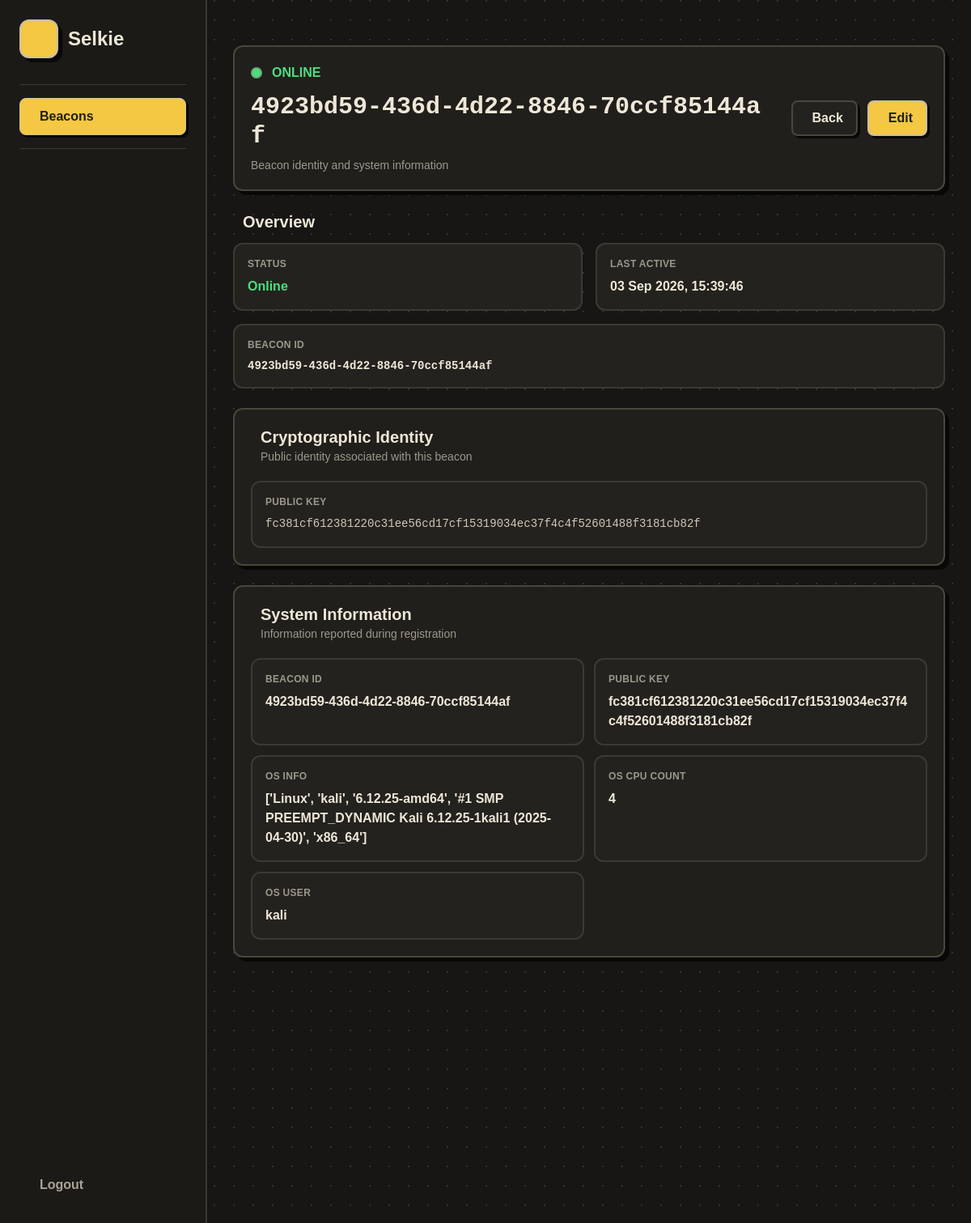
The app's page /dashboard/beacons/4923bd59-436d-4d22-8846-70ccf85144af with its own data.
### db_manager.py (models this page shows)
class Base(DeclarativeBase):
    pass

class Beacon(Base):
    __tablename__ = "beacons"
    id: Mapped[str] = mapped_column(String, primary_key=True)
    public_key: Mapped[str] = mapped_column(String)
    system_info: Mapped[str] = mapped_column(JSON)
    registered_at: Mapped[datetime] = mapped_column(DateTime)
    last_active: Mapped[datetime] = mapped_column(DateTime)
    status: Mapped[str] = mapped_column(String, default="offline")

### dashboard.py (the view)
@dashboard.route("/beacons/<beacon_id>")
def beacon_details(beacon_id):
    with get_session() as session:
        beacon = session.query(Beacon).filter_by(id=beacon_id).first()
        if not beacon:
            return "Beacon not found", 404
        system_info = beacon.system_info
        json_system_info = json.loads(system_info)
        print("TYPE:", type(json_system_info))
        print("VALUE:", repr(beacon.system_info))
    return render_template(
        "beacon_details.html",
        beacon=beacon,
        system_info=json_system_info
    )

### db_manager.py (called while the page is built)
def get_session():
    return Session(engine)

### templates/beacon_details.html (shortened to what this page needs)
{% extends "base.html" %}
{% block content %}
<div class="min-h-screen w-full px-5 pb-8">
    <main class="w-full mx-auto">
        <section class="retro-card rounded-xl p-5 mb-6">
            <div class="flex flex-col md:flex-row
                            md:items-center
                            md:justify-between gap-5">
                <div class="min-w-0">
                    <div class="flex items-center gap-3 mb-3">
                        {% if beacon.status == "online" %}
                        <span class="w-3.5 h-3.5 rounded-full
                                           bg-green-400
                                           border-2 border-[#6fa879]"></span>
                        <span class="font-black text-green-400">
                            ONLINE
                        </span>
                        {% endif %}
                    </div>
                    <h2 class="text-2xl sm:text-3xl
                                   font-black break-all mono">
                        {{ beacon.id }}
                    </h2>
                    <p class="text-sm muted mt-2">
                        Beacon identity and system information
                    </p>
                </div>
                <div class="flex gap-3 shrink-0">
                    <a href="{{ url_for('dashboard.beacons') }}" class="secondary-btn rounded-lg px-4 py-2
                                   font-bold flex items-center gap-2">
                        Back
                    </a>
                    <a href="{{ url_for('dashboard.edit_beacon', beacon_id=beacon.id) }}" class="retro-btn rounded-lg px-4 py-2
                                   font-bold flex items-center gap-2">
                        Edit
                    </a>
                </div>
            </div>
        </section>
        <section class="mb-6">
            <div class="flex items-center gap-3 mb-3">
                <h3 class="section-title text-xl font-black">
                    Overview
                </h3>
            </div>
            <div class="grid grid-cols-1 md:grid-cols-2
                            xl:grid-cols-3 gap-4">
                <div class="info-row rounded-xl p-4">
                    <div class="text-xs font-bold uppercase
                                    tracking-wide muted">
                        Status
                    </div>
                    <div class="mt-2 font-black">
                        {% if beacon.status == "online" %}
                        <span class="text-green-400">
                            Online
                        </span>
                        {% else %}
                        <span class="text-red-400">
                            Offline
                        </span>
                        {% endif %}
                    </div>
                </div>
                <div class="info-row rounded-xl p-4">
                    <div class="text-xs font-bold uppercase
                                    tracking-wide muted">
                        Last Active
                    </div>
                    <div class="mt-2 font-black">
                        {% if beacon.last_active %}
                        {{ beacon.last_active.strftime(
                        "%d %b %Y, %H:%M:%S"
                        ) }}
                        {% else %}
                        <span class="muted">
                            Never
                        </span>
                        {% endif %}
                    </div>
                </div>
                <div class="info-row rounded-xl p-4
                                md:col-span-2 xl:col-span-1">
                    <div class="text-xs font-bold uppercase
                                    tracking-wide muted">
                        Beacon ID
                    </div>
                    <div class="mt-2 font-black mono
                                    text-sm break-all">
                        {{ beacon.id }}
                    </div>
                </div>
            </div>
        </section>
        <section class="retro-card rounded-xl p-5 mb-6">
            <div class="flex items-center gap-3 mb-5">
                <div>
                    <h3 class="text-xl font-black">
                        Cryptographic Identity
                    </h3>
                    <p class="text-sm muted">
                        Public identity associated with this beacon
                    </p>
                </div>
            </div>
            <div class="info-row rounded-xl p-4">
                <div class="text-xs font-bold uppercase
                                tracking-wide muted mb-2">
                    Public Key
                </div>
                <div class="mono text-sm break-all
                                text-[#cfc7b7] leading-relaxed">
                    {% if beacon.public_key %}
                    {{ beacon.public_key }}
                    {% else %}
                    <span class="muted">
                        No public key available
                    </span>
                    {% endif %}
                </div>
            </div>
        </section>
        <section class="retro-card rounded-xl p-5">
            <div class="flex items-center gap-3 mb-5">
                <div>
                    <h3 class="text-xl font-black">
                        System Information
                    </h3>
                    <p class="text-sm muted">
                        Information reported during registration
                    </p>
                </div>
            </div>
            {% if system_info %}
            <div class="grid grid-cols-1 md:grid-cols-2
                                gap-3">
                {% for key, value in system_info.items() %}
                <div class="info-row rounded-xl p-4">
                    <div class="text-xs font-bold
                                            uppercase tracking-wide
                                            muted mb-2">
                        {{ key | replace("_", " ") }}
                    </div>
                    <div class="font-bold break-words">
                        {{ value }}
                    </div>
                </div>
                {% endfor %}
            </div>
            {% endif %}
        </section>
    </main>
</div>
{% endblock %}

### templates/base.html (shortened to what this page needs)
<!DOCTYPE html>
<html lang="en">
<head>
    <script src="https://cdn.tailwindcss.com"></script>
</head>
<body class="min-h-screen">
    <aside class="sidebar fixed inset-y-0 left-0
               hidden lg:flex
               w-64
               p-6
               flex-col">
        <a href="/" class="flex items-center gap-3">
            <div class="logo-box
                       w-12 h-12
                       rounded-xl
                       flex items-center justify-center
                       shrink-0">
            </div>
            <span class="text-2xl font-black">
                Selkie
            </span>
        </a>
        <nav class="sidebar-nav mt-8 py-4">
            <a href="{{ url_for('dashboard.beacons') }}" class="sidebar-link
                       rounded-lg
                       px-3 py-2.5
                       flex items-center gap-3
                       font-bold
                       {% if request.endpoint in [
                           'dashboard.beacons',
                           'dashboard.beacon_details',
                           'dashboard.edit_beacon'
                       ] %}
                           active
                       {% endif %}">
                <span>
                    Beacons
                </span>
            </a>
        </nav>
        <div class="mt-auto pt-5">
            <a href="/auth/logout" class="sidebar-link
                       rounded-lg
                       px-3 py-2.5
                       flex items-center gap-3
                       font-bold">
                <span>
                    Logout
                </span>
            </a>
        </div>
    </aside>
    <div class="lg:ml-64 min-h-screen">
        <main class="px-3 pb-8 pt-6 ">
            {% block content %}{% endblock %}
        </main>
    </div>
</body>
</html>

### templates/base.html (style rules this page uses)
body { background: #171614; background-image: radial-gradient(circle at 1px 1px, #353129 1px, transparent 0); background-size: 24px 24px; font-family: "Trebuchet MS", sans-serif; color: #eee7d8; }
.retro-card { background: #211f1b; border: 2px solid #4b463c; box-shadow: 5px 5px 0 #080808; }
.retro-btn { background: #f4c842; color: #201f1b; border: 2px solid #c9bfa9; box-shadow: 3px 3px 0 #080808; transition: .12s; }
.secondary-btn { background: #24221e; color: #eee7d8; border: 2px solid #4b463c; box-shadow: 3px 3px 0 #080808; transition: .12s; }
.info-row { background: #24221e; border: 2px solid #3d3932; }
.muted { color: #9d988d; }
.mono { font-family: monospace; }
.logo-box { background: #f4c842; border: 2px solid #c9bfa9; box-shadow: 5px 5px 0 #090909; }
.sidebar { background: #1c1a17; border-right: 2px solid #3d3932; }
.sidebar-nav { border-top: 1px solid #3d3932; border-bottom: 1px solid #3d3932; }
.sidebar-link { color: #aaa398; border: 1px solid transparent; transition: .12s; }
.sidebar-link.active { background: #f4c842; color: #201f1b; border-color: #c9bfa9; box-shadow: 3px 3px 0 #080808; }

### records on screen
Beacon: id "4923bd59-436d-4d22-8846-70ccf85144af", last_active "03 Sep 2026, 15:39:46", public_key "fc381cf612381220c31ee56cd17cf15319034ec37f4c4f52601488f3181cb82f"

### other values on screen
{{ key | replace("_", " ") }} "BEACON ID" "PUBLIC KEY" "OS INFO" "OS CPU COUNT" "OS USER"
{{ value }} "4923bd59-436d-4d22-8846-70ccf85144af" "fc381cf612381220c31ee56cd17cf15319034ec37f4c4f52601488f3181cb82f" "['Linux', 'kali', '6.12.25-amd64', '#1 SMP PREEMPT_DYNAMIC Kali 6.12.25-1kali1 (2025-04-30)', 'x86_64']" "4" "kali"
